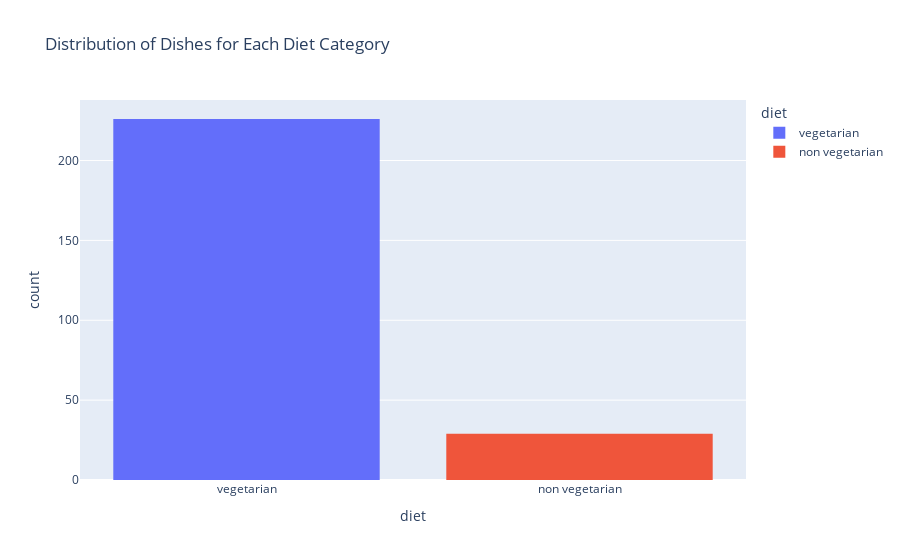

The cell this chart's notebook holds for it:
### Markdown cell above
## Q6) Investigate the distribution of dishes for each diet category.

### Code cell
fig = px.histogram(food, x='diet', color='diet', title='Distribution of Dishes for Each Diet Category')
fig.show()

### Figure 1 — Plotly figure (JSON) as saved in the notebook; plotly's stock layout.template omitted (floating-point values rounded to 4 significant figures; data arrays with more than 128 entries replaced by an {"elided": "..."} marker saying what was removed)
{"data": [{"alignmentgroup": "True", "bingroup": "x", "hovertemplate": "diet=%{x}<br>count=%{y}<extra></extra>", "legendgroup": "vegetarian", "marker": {"color": "#636efa", "pattern": {"shape": ""}}, "name": "vegetarian", "offsetgroup": "vegetarian", "orientation": "v", "showlegend": true, "type": "histogram", "x": {"elided": "226 str values"}, "xaxis": "x", "yaxis": "y"}, {"alignmentgroup": "True", "bingroup": "x", "hovertemplate": "diet=%{x}<br>count=%{y}<extra></extra>", "legendgroup": "non vegetarian", "marker": {"color": "#EF553B", "pattern": {"shape": ""}}, "name": "non vegetarian", "offsetgroup": "non vegetarian", "orientation": "v", "showlegend": true, "type": "histogram", "x": ["non vegetarian", "non vegetarian", "non vegetarian", "non vegetarian", "non vegetarian", "non vegetarian", "non vegetarian", "non vegetarian", "non vegetarian", "non vegetarian", "non vegetarian", "non vegetarian", "non vegetarian", "non vegetarian", "non vegetarian", "non vegetarian", "non vegetarian", "non vegetarian", "non vegetarian", "non vegetarian", "non vegetarian", "non vegetarian", "non vegetarian", "non vegetarian", "non vegetarian", "non vegetarian", "non vegetarian", "non vegetarian", "non vegetarian"], "xaxis": "x", "yaxis": "y"}], "layout": {"barmode": "relative", "legend": {"title": {"text": "diet"}, "tracegroupgap": 0}, "title": {"text": "Distribution of Dishes for Each Diet Category"}, "xaxis": {"anchor": "y", "categoryarray": ["vegetarian", "non vegetarian"], "categoryorder": "array", "domain": [0, 1], "title": {"text": "diet"}}, "yaxis": {"anchor": "x", "domain": [0, 1], "title": {"text": "count"}}}}
